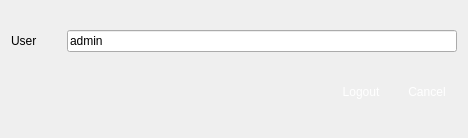
<?xml version="1.0" encoding="UTF-8"?>
<ui version="4.0">
 <class>VSCUserStatus</class>
 <widget class="QDialog" name="VSCUserStatus">
  <property name="geometry">
   <rect>
    <x>0</x>
    <y>0</y>
    <width>468</width>
    <height>138</height>
   </rect>
  </property>
  <property name="windowTitle">
   <string>User</string>
  </property>
  <property name="windowIcon">
   <iconset resource="../main/vscmainwindows.qrc">
    <normaloff>:/logo/resources/vscsmall.png</normaloff>:/logo/resources/vscsmall.png</iconset>
  </property>
  <layout class="QVBoxLayout" name="verticalLayout">
   <item>
    <layout class="QHBoxLayout" name="horizontalLayout">
     <property name="spacing">
      <number>30</number>
     </property>
     <item>
      <widget class="QLabel" name="label">
       <property name="styleSheet">
        <string notr="true">font: 12pt &quot;Arial&quot;;</string>
       </property>
       <property name="text">
        <string>User</string>
       </property>
      </widget>
     </item>
     <item>
      <widget class="QLineEdit" name="lineEditName">
       <property name="styleSheet">
        <string notr="true">font: 12pt &quot;Arial&quot;;</string>
       </property>
       <property name="text">
        <string>admin</string>
       </property>
       <property name="readOnly">
        <bool>true</bool>
       </property>
      </widget>
     </item>
    </layout>
   </item>
   <item>
    <layout class="QHBoxLayout" name="_2">
     <property name="spacing">
      <number>6</number>
     </property>
     <property name="leftMargin">
      <number>0</number>
     </property>
     <property name="topMargin">
      <number>0</number>
     </property>
     <property name="rightMargin">
      <number>0</number>
     </property>
     <property name="bottomMargin">
      <number>0</number>
     </property>
     <item>
      <spacer>
       <property name="orientation">
        <enum>Qt::Horizontal</enum>
       </property>
       <property name="sizeHint" stdset="0">
        <size>
         <width>131</width>
         <height>31</height>
        </size>
       </property>
      </spacer>
     </item>
     <item>
      <widget class="QPushButton" name="pbSave">
       <property name="minimumSize">
        <size>
         <width>60</width>
         <height>30</height>
        </size>
       </property>
       <property name="maximumSize">
        <size>
         <width>60</width>
         <height>30</height>
        </size>
       </property>
       <property name="styleSheet">
        <string notr="true">QPushButton { 
border:none;
color:white;
background-image: url(:/action/resources/button.png);}
QPushButton:hover {
	background-image: url(:/action/resources/buttonpress.png);}
QPushButton:pressed {
	background-image: url(:/action/resources/buttonpress.png);}</string>
       </property>
       <property name="text">
        <string>Logout</string>
       </property>
      </widget>
     </item>
     <item>
      <widget class="QPushButton" name="pbCancel">
       <property name="minimumSize">
        <size>
         <width>60</width>
         <height>30</height>
        </size>
       </property>
       <property name="maximumSize">
        <size>
         <width>60</width>
         <height>30</height>
        </size>
       </property>
       <property name="autoFillBackground">
        <bool>false</bool>
       </property>
       <property name="styleSheet">
        <string notr="true">QPushButton { 
border:none;
color:white;
background-image: url(:/action/resources/button.png);}
QPushButton:hover {
	background-image: url(:/action/resources/buttonpress.png);}
QPushButton:pressed {
	background-image: url(:/action/resources/buttonpress.png);}</string>
       </property>
       <property name="text">
        <string>Cancel</string>
       </property>
      </widget>
     </item>
    </layout>
   </item>
  </layout>
 </widget>
 <resources>
  <include location="../main/vscmainwindows.qrc"/>
 </resources>
 <connections>
  <connection>
   <sender>pbSave</sender>
   <signal>clicked()</signal>
   <receiver>VSCUserStatus</receiver>
   <slot>accept()</slot>
   <hints>
    <hint type="sourcelabel">
     <x>278</x>
     <y>253</y>
    </hint>
    <hint type="destinationlabel">
     <x>96</x>
     <y>254</y>
    </hint>
   </hints>
  </connection>
  <connection>
   <sender>pbCancel</sender>
   <signal>clicked()</signal>
   <receiver>VSCUserStatus</receiver>
   <slot>reject()</slot>
   <hints>
    <hint type="sourcelabel">
     <x>369</x>
     <y>253</y>
    </hint>
    <hint type="destinationlabel">
     <x>179</x>
     <y>282</y>
    </hint>
   </hints>
  </connection>
 </connections>
</ui>
